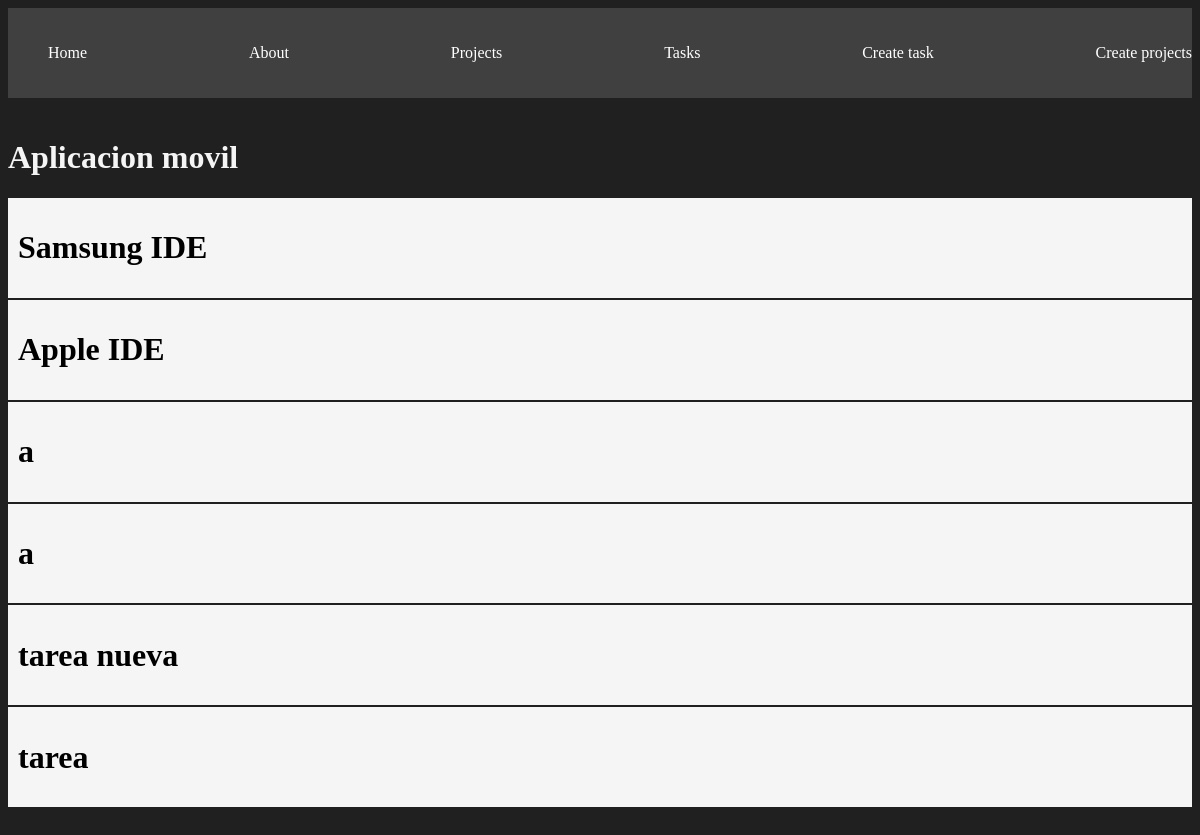
/projects/1, run on the app's committed database.
### myapp/models.py (models this page shows, shortened)
class Project(models.Model):
    name = models.CharField(max_length=200)
    def __str__(self):
        return self.name

class Task(models.Model):
    title = models.CharField(max_length=200)
    description = models.TextField()
    project = models.ForeignKey(Project, on_delete=models.CASCADE)
    done = models.BooleanField(default=False)

### myapp/views.py (the view)
# urls.py: path('projects/<int:id>', views.project_detail, name='project_detail'),
def project_detail(request, id):
    project = get_object_or_404(Project, id=id)
    tasks = Task.objects.filter(project_id = id)
    return render(request, 'projects/detail.html', {
        'project' : project,
        'tasks' : tasks
    })

### myapp/templates/projects/detail.html
{% extends 'layouts/base.html' %}
{% block content %}
<h1>{{project}}</h1>
{% for task in tasks %}
<div class="card">
    <h1>{{task.title}}</h1>
</div>
{% endfor %}
{% endblock %}

### myapp/static/styles/main.css (style rules this page uses)
body { background: #202020; color: whitesmoke; }
.card { background: whitesmoke; padding: 10px; margin-bottom: 2px; color: black; }

### data on the page
Project: name "Aplicacion movil"
Task: title "Samsung IDE"
Task: title "Apple IDE"
Task: title "a"
Task: title "a"
Task: title "tarea nueva"
Task: title "tarea"
